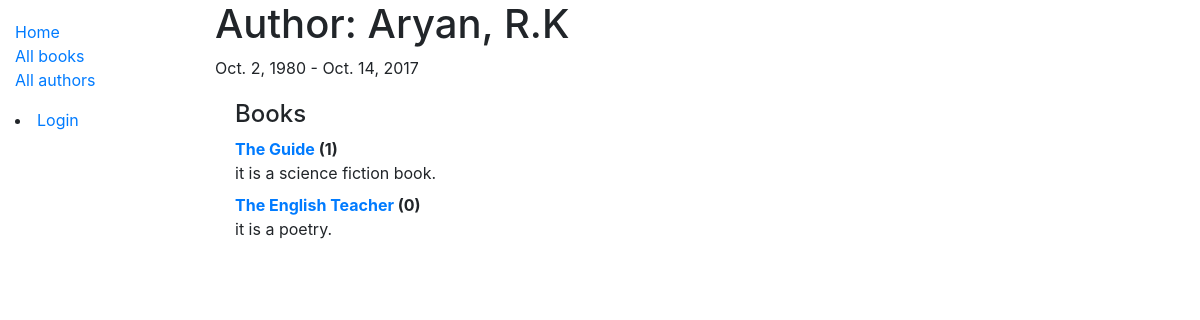
The app's page /catalog/author/1 with its own data.
### catalog/models.py (models this page shows, shortened)
class Author(models.Model):
    first_name = models.CharField(max_length=100)
    last_name = models.CharField(max_length=100)
    date_of_birth = models.DateField(null=True, blank=True)
    date_of_death = models.DateField('died', null=True, blank=True)
    class Meta:
        ordering = ["last_name","first_name"]
    def __str__(self):
        return '{0}, {1}'.format(self.last_name,self.first_name)

class Book(models.Model):
    title = models.CharField(max_length=200)
    author = models.ForeignKey('Author', on_delete=models.SET_NULL, null=True)
    summary = models.TextField(max_length=1000, help_text="Enter a brief description of the book")
    isbn = models.CharField('ISBN',max_length=13, help_text='13 Character <a href="https://www.isbn-international.org/content/what-isbn">ISBN number</a>')
    genre = models.ManyToManyField(Genre, help_text="Select a genre for this book")
    language = models.ForeignKey('Language', on_delete=models.SET_NULL, null=True)
    def __str__(self):
        return self.title

### catalog/views.py (the view)
# urls.py: path('author/<int:pk>',views.AuthorDetailView.as_view(), name='author-detail'),
class AuthorDetailView(generic.DetailView):
    model = Author

### catalog/templates/catalog/author_detail.html
{% extends "base_generic.html" %}
{% block content %}
<h1>Author: {{ author }} </h1>
<p>{{author.date_of_birth}} - {% if author.date_of_death %}{{author.date_of_death}}{% endif %}</p>
<div style="margin-left:20px;margin-top:20px">
<h4>Books</h4>
<dl>
{% for book in author.book_set.all %}
  <dt><a href="{% url 'book-detail' book.pk %}">{{book}}</a> ({{book.bookinstance_set.all.count}})</dt>
  <dd>{{book.summary}}</dd>
{% endfor %}
</dl>
</div>
{% endblock %}

### records on screen
Author: last_name+first_name "Aryan, R.K", date_of_birth "Oct. 2, 1980", date_of_death "Oct. 14, 2017"
Book: title "The Guide", bookinstance_set.all.count "1", summary "it is a science fiction book."
Book: title "The English Teacher", bookinstance_set.all.count "0", summary "it is a poetry."
